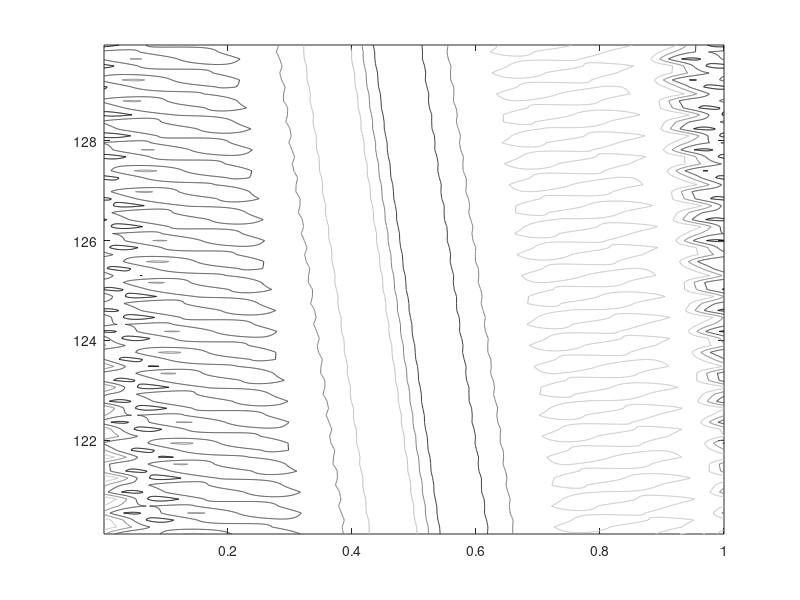
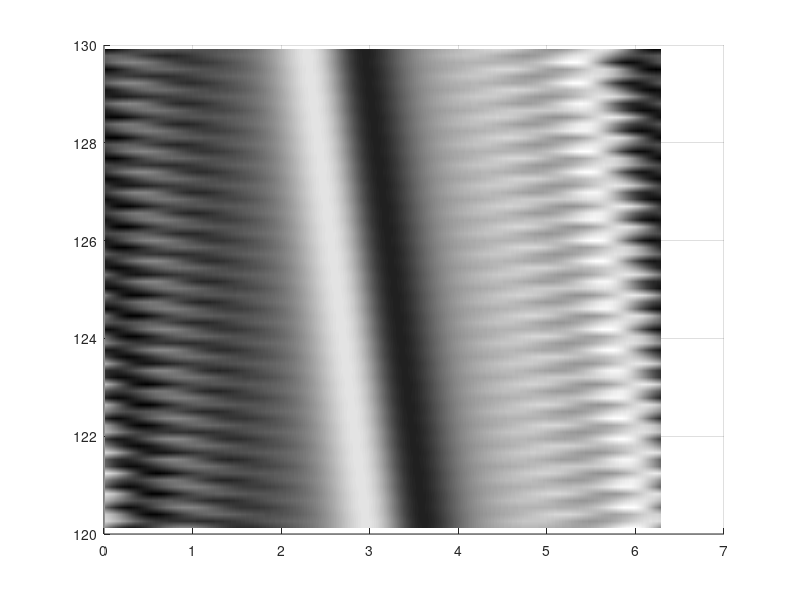

Recreate these plots in MATLAB, in order.
clear all; close all; clc

% Kuramoto-Sivashinsky equation (from Trefethen)
% u_t = -u*u_x - u_xx - nu*u_xxxx,  periodic BCs

N = 1024;
x = 2*pi*(1:N)'/N;
u = -sin(x)+2*cos(2*x)+3*cos(3*x)-4*sin(4*x);
v = fft(u);
alpha = 87;
nu = 4/alpha;

% % % % % %
%Spatial grid and initial condition:
h = 0.01; %10^(-4);
k = [0:N/2-1 0 -N/2+1:-1]';
L = k.^2 - nu*k.^4; %% added the 4* for my specif
E = exp(h*L); E2 = exp(h*L/2);
M = 16;
r = exp(1i*pi*((1:M)-.5)/M);
LR = h*L(:,ones(M,1)) + r(ones(N,1),:);
Q = h*real(mean( (exp(LR/2)-1)./LR ,2));
f1 = h*real(mean( (-4-LR+exp(LR).*(4-3*LR+LR.^2))./LR.^3 , 2) );
f2 = h*real(mean( (2+LR+exp(LR).*(-2+LR))./LR.^3 ,2));
f3 = h*real(mean( (-4-3*LR-LR.^2+exp(LR).*(4-LR))./LR.^3 ,2));

% Main time-stepping loop:
uu = u; tt = 0;
tmax = 140; nmax = round(tmax/h); nplt = floor((tmax/1000)/h); g = -0.5i*k;
tt = zeros(1,nmax);
uu = zeros(N,nmax);

for n = 1:nmax
    t = n*h;
    Nv = g.*fft(real(ifft(v)).^2);
    a = E2.*v + Q.*Nv;
    Na = g.*fft(real(ifft(a)).^2); 
    b = E2.*v + Q.*Na;
    Nb = g.*fft(real(ifft(b)).^2);
    c = E2.*a + Q.*(2*Nb-Nv);
    Nc = g.*fft(real(ifft(c)).^2);
    v = E.*v + Nv.*f1 + 2*(Na+Nb).*f2 + Nc.*f3;     
    if mod(n,nplt)==0
        n
        u = real(ifft(v));
        uu(:,n) = u; 
        tt(n) = t;
    end
end


%%
cutoff = tt > 120;
cutoff = cutoff & tt<130;
%  cutoff = tt > 0; cutoff = cutoff & tt<10;

contour(x/(2*pi),tt(cutoff),uu(:,cutoff).',[-10 -5 0 5 10]),shading interp, colormap(gray)
% contour(x,tt,uu.'),shading interp, colormap(gray)

figure;
 surf(x,tt(cutoff),uu(:,cutoff).'),shading interp, colormap(gray), view(2)
tsave = tt(cutoff);
xsave = x/(2*pi);
dt = h;
dx = 1/N;
usave = uu(:,cutoff).';
return
save kuramoto_sivashinsky.mat xsave tsave usave dt dx